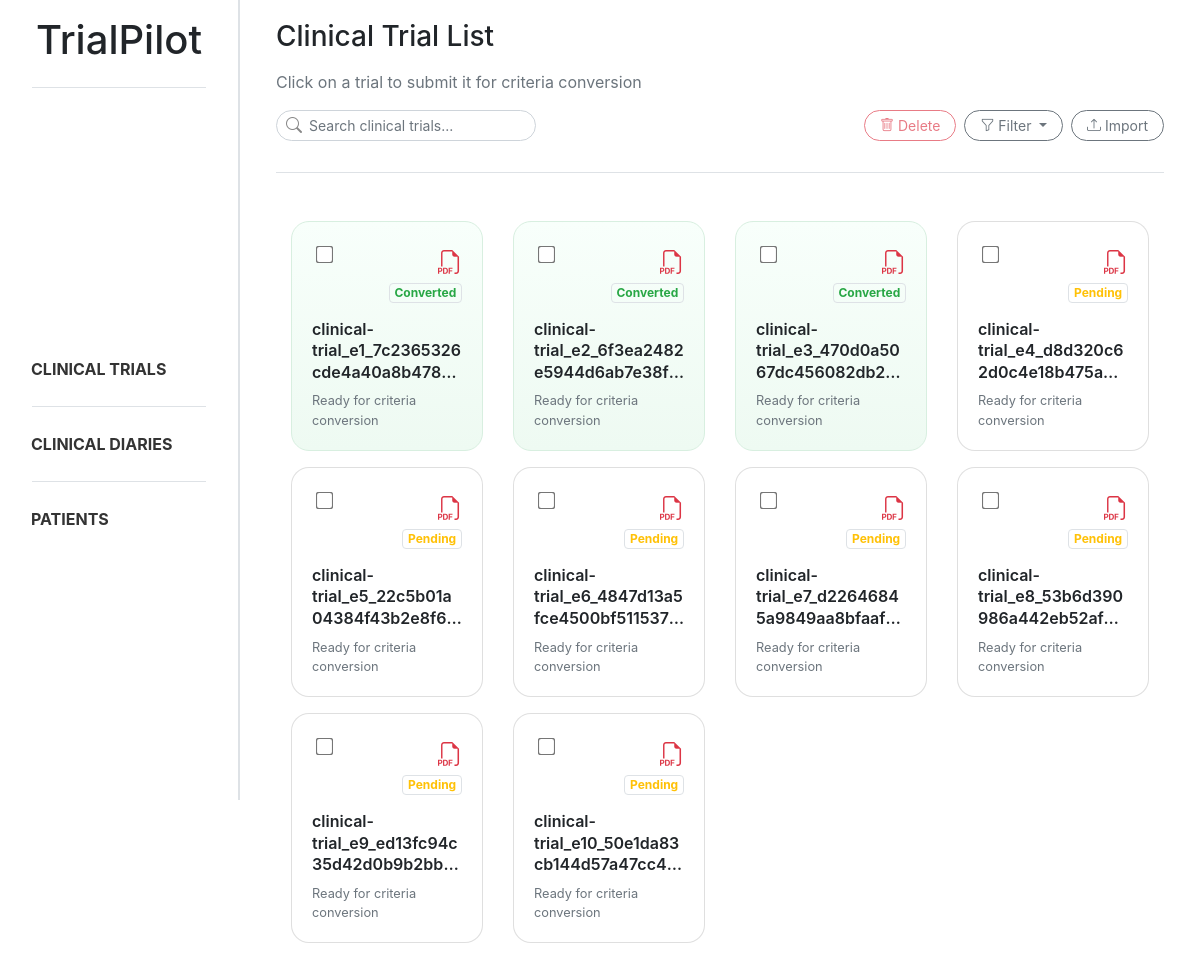
Page /trials/ on the earlier database version.
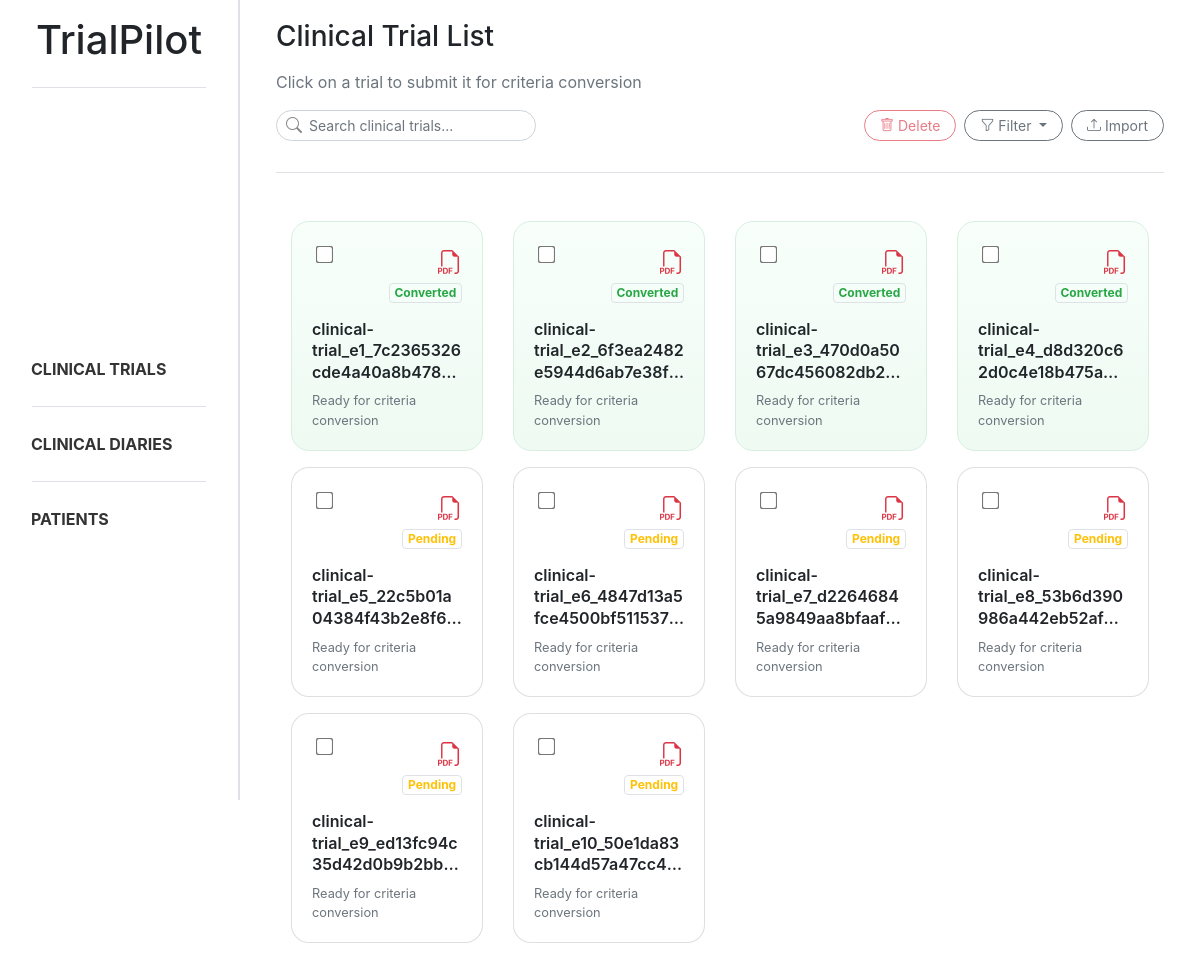
Same page on the later database version.
### trialpilot/models.py (models this page shows, shortened)
class Document(models.Model):
    class DocumentType(models.TextChoices):
        CLINICAL_DIARY = "diary", "Clinical Diary"
        CLINICAL_TRIAL = "trial", "Clinical Trial"
    title = models.CharField(max_length=255)
    type = models.CharField(max_length=20, choices=DocumentType.choices)
    extracted = models.BooleanField(default=False)
    created_at = models.DateTimeField(auto_now_add=True)
    updated_at = models.DateTimeField(auto_now=True)

### trialpilot/views.py (the view)
# urls.py: path('trials/', trial_list, name='trial_list'),
def trial_list(request):
    search = request.GET.get("search", "").strip()
    status = request.GET.get("status", "").strip()
    file_type = request.GET.get("file_type", "").strip().lower()
    trials = Document.objects.filter(type=Document.DocumentType.CLINICAL_TRIAL)
    if search:
        trials = trials.filter(title__icontains=search)
    if status == "extracted":
        trials = trials.filter(extracted=True)
    elif status == "not_extracted":
        trials = trials.filter(extracted=False)
    trial_data = []
    for trial in trials:
        if "." in trial.title:
            original_name, ext = trial.title.rsplit('.', 1)
            ext = ext.lower()
        else:
            ext = ""
        if file_type and ext != file_type:
            continue
        trial_data.append((trial, ext))
    return render(request, 'trialpilot/trial_list.html', {
        'trial_data': trial_data,
        'search': search,
        'status': status,
        'file_type': file_type,
    })

### trialpilot/templates/trialpilot/trial_list.html (shortened to what this page needs)
{% extends "trialpilot/base.html" %}
{% block content %}
<div class="d-flex flex-column mb-4 ml-3 mr-3">
    <h3 class="mb-3">Clinical Trial List</h3>
    <p class="text-muted">Click on a trial to submit it for criteria conversion</p>
    <div class="d-flex justify-content-between align-items-center mb-3">
        <form method="GET">
            <div class="position-relative" style="width:260px">
                <i class="bi bi-search position-absolute"
                    style="left:10px; top:50%; transform:translateY(-50%); color:#888;"></i>
                <input type="text" name="search" value="{{ search }}" class="form-control form-control-sm rounded-ui"
                    style="padding-left: 32px;" placeholder="Search clinical trials...">
            </div>
        </form>
        <div class="d-flex gap-2">
            <button id="deleteBtn" data-url="{% url 'trial_remove' %}" class="btn btn-outline-danger btn-sm rounded-ui"
                style="margin-right: 0.5rem;" disabled>
                <i class="bi bi-trash"></i>
                Delete
            </button>
            <div class="dropdown" style="margin-right: 0.5rem;">
                <button class="btn btn-outline-secondary btn-sm rounded-ui dropdown-toggle" type="button"
                    data-bs-toggle="dropdown" aria-expanded="false">
                    <i class="bi bi-funnel"></i>
                    Filter
                </button>
            </div>
            <button class="btn btn-outline-secondary btn-sm rounded-ui" data-bs-toggle="modal"
                data-bs-target="#uploadModal">
                <i class="bi bi-upload"></i>
                Import
            </button>
        </div>
    </div>
    <div class="sidebar-divider mb-4"></div>
</div>
<div class="row g-3 ml-3 mr-3">
    {% for trial, extension in trial_data %}
    <div class="col-12 col-sm-6 col-lg-4 col-xl-3 mb-3">
        <div class="trial-card-trigger" data-trial-id="{{ trial.id }}" data-trial-title="{{ trial.title }}"
            data-trial-extracted="{{ trial.extracted }}">
            <div
                class="card shadow-sm trial-card h-100 position-relative {% if trial.extracted %}trial-converted{% endif %}">
                <input type="checkbox" class="form-check-input position-absolute top-0 start-0 m-3 doc-checkbox"
                    value="{{ trial.id }}">
                <div class="card-body d-flex flex-column">
                    <div class="d-flex justify-content-between align-items-start mb-3 mt-2">
                        <div class="d-flex flex-column align-items-end gap-2">
                            {% if extension == "pdf" %}
                            <i class="bi bi-filetype-pdf trial-mini-icon text-danger"></i>
                            {% else %}
                            <i class="bi bi-filetype-txt trial-mini-icon text-primary"></i>
                            {% endif %}
                            {% if trial.extracted %}
                            <span class="badge rounded-pill bg-success-subtle text-success border mt-2">
                                Converted
                            </span>
                            {% else %}
                            <span class="badge rounded-pill bg-warning-subtle text-warning border mt-2">
                                Pending
                            </span>
                            {% endif %}
                        </div>
                    </div>
                    <h6 class="trial-title mb-2" title="{{ trial.title }}">
                        {{ trial.title }}
                    </h6>
                    <p class="text-muted small mb-0 mt-auto">
                        Ready for criteria conversion
                    </p>
                </div>
            </div>
        </div>
    </div>
    {% endfor %}
</div>
{% endblock %}

### trialpilot/templates/trialpilot/base.html (shortened to what this page needs)
{% load static %}
<!DOCTYPE html>
<html lang="en">
<head>
    <link href="{% static 'css/bootstrap.css' %}" rel="stylesheet">
    <link href="{% static 'css/style.css' %}" rel="stylesheet">
    <link rel="stylesheet" href="https://cdn.jsdelivr.net/npm/bootstrap-icons@1.11.1/font/bootstrap-icons.css">
</head>
<body>
    <div class="sidebar p-3 sidebar-border d-flex flex-column">
        <header>
            <a href="{% url 'index' %}" style="text-decoration: none; color: inherit;">
                <h1 style="text-align: center;">TrialPilot</h1>
            </a>
        </header>
        <div class="sidebar-divider ml-3 mr-3"></div>
        <ul class="nav flex-column my-auto">
            <li class="nav-item"><a class="nav-link" href="{% url 'trial_list' %}"><b>CLINICAL TRIALS</b></a></li>
            <div class="sidebar-divider ml-3 mr-3"></div>
            <li class="nav-item"><a class="nav-link" href="{% url 'diary_list' %}"><b>CLINICAL DIARIES</b></a></li>
            <div class="sidebar-divider ml-3 mr-3"></div>
            <li class="nav-item"><a class="nav-link" href="{% url 'patient_list' %}"><b>PATIENTS</b></a></li>
        </ul>
    </div>
    <main class="main-content">
        {% block content %}{% endblock %}
    </main>
</body>
</html>

### static/css/style.css (style rules this page uses)
body { overflow-x: hidden; }
html, body { height: 100%; }
.nav-link { display: block; padding: 10px 15px; border-radius: 10px; color: #333; transition: all 0.2s ease; }
.sidebar { position: fixed; top: 0; left: 0; width: 240px; height: 100vh; overflow-y: auto; background: white; z-index: 1000; }
.main-content { margin-left: 240px; padding: 20px; }
.sidebar-border { border-right: 2px solid #dee2e6; }
.sidebar-divider { height: 1px; background-color: #dee2e6; margin-bottom: 15px; margin-top: 15px; }
.rounded-ui { border-radius: 1rem !important; padding-left: 15px; padding-right: 15px; }
.card-body { display: flex; flex-direction: column; justify-content: center; }
.doc-checkbox { position: absolute !important; top: 10px; left: 10px; margin: 0; z-index: 10; transform: scale(1.5); }
.trial-card { border-radius: 18px; transition: transform 0.18s ease, box-shadow 0.18s ease; min-height: 230px; cursor: pointer; border: 1px solid rgba(0, 0, 0, 0.125); overflow: hidden; }
.trial-converted { background: linear-gradient(180deg, #f8fffb 0%, #eefaf2 100%); border: 1px solid #d8efe0; }
.trial-title { font-size: 1rem; font-weight: 600; color: #212529; display: -webkit-box; -webkit-box-orient: vertical; -webkit-line-clamp: 3; overflow: hidden; word-break: break-word; line-height: 1.35; }
.doc-checkbox { z-index: 10; transform: scale(1.35); }
.trial-mini-icon { font-size: 1.5rem; line-height: 1; }

Differences in the rows shown:
changed Document "clinical-trial_e4_d8d320c62d0c4e18b475a8dca612ba4d.pdf": extracted "Pending" → "Converted"
